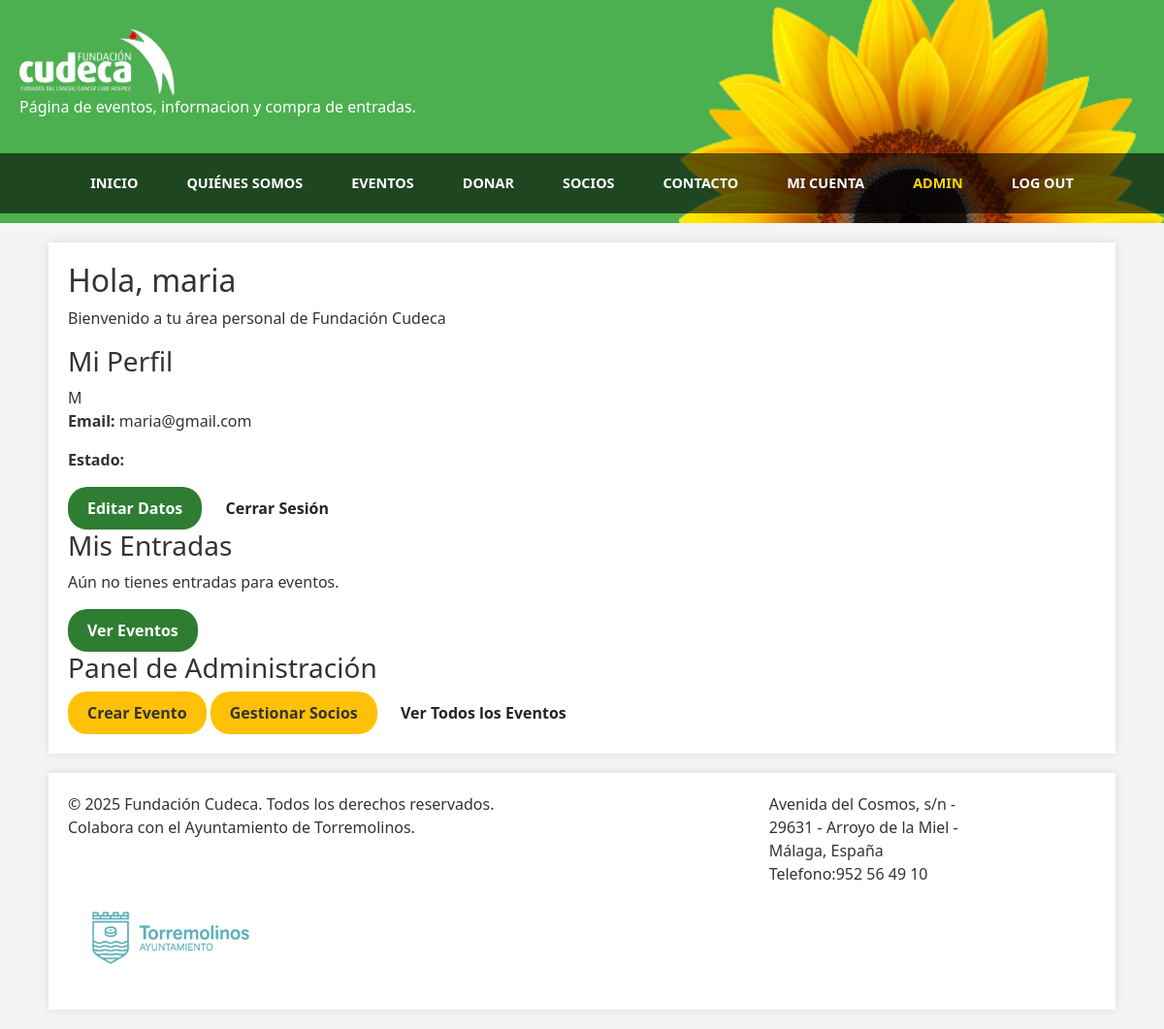
Screenshot of /dashboard (signed in) with the database file from the repository.
### models.py (models this page shows)
class Usuario(UserMixin, db.Model):
    __tablename__ = 'usuario'
    id = db.Column(db.Integer, primary_key=True)
    nombre_usuario = db.Column(db.String(100), nullable=False)
    correo_electronico = db.Column(db.String(120), unique=True, nullable=False)
    contrasena_hash = db.Column(db.String(200), nullable=False)
    dni_nif = db.Column(db.String(20), unique=True, nullable=True)
    es_socio = db.Column(db.Boolean, default=False)
    admin_perfil = db.relationship('Administrador', backref='usuario', uselist=False)
    voluntario_perfil = db.relationship('Voluntario', backref='usuario', uselist=False)
    @property
    def es_admin(self):
        return self.admin_perfil is not None

### app.py (the view)
@app.route('/dashboard')
@login_required
def dashboard():
    entradas = Entrada.query.filter_by(id_comprador=current_user.id).all()
    return render_template('dashboard.html', user=current_user, entradas=entradas)

### app.py (called while the page is built)
@login_manager.user_loader
def load_user(user_id):
    return Usuario.query.get(int(user_id))

### templates/dashboard.html (shortened to what this page needs)
{% extends "base.html" %}
{% block content %}
<div class="dashboard-container">
    <div class="dashboard-header">
        <h2>Hola, {{ user.nombre_usuario }}</h2>
        <p>Bienvenido a tu área personal de Fundación Cudeca</p>
    </div>
    <div class="dashboard-grid">
        <div class="dashboard-card profile-card">
            <div class="card-header">
                <h3>Mi Perfil</h3>
            </div>
            <div class="card-body">
                <div class="profile-avatar">
                    <span>{{ user.nombre_usuario[0].upper() }}</span>
                </div>
                <div class="profile-info">
                    <p><strong>Email:</strong> {{ user.correo_electronico }}</p>
                    <p><strong>Estado:</strong>
                        {% if user.es_socio %}
                        <span class="badge badge-gold">Socio Activo</span>
                        {% else %}
                        <span class="badge badge-gray">Usuario</span>
                        {% endif %}
                        {% if user.es_admin %}
                        <span class="badge badge-gold">Administrador</span>
                        {% endif %}
                    </p>
                </div>
                <div class="profile-actions">
                    <a href="#" class="btn btn-green btn-small">Editar Datos</a>
                    <a href="{{ url_for('logout') }}" class="btn btn-outline-red">Cerrar Sesión</a>
                </div>
            </div>
        </div>
        <div class="dashboard-card activity-card">
            <div class="card-header">
                <h3>Mis Entradas</h3>
            </div>
            <div class="card-body">
                {% if entradas %}
                <ul class="ticket-list">
                    {% for entrada in entradas %}
                    <li class="ticket-item">
                        <div class="ticket-info">
                            <h4>Entrada #{{ entrada.id }}</h4>
                            <p>Precio: {{ entrada.precio }}€</p>
                            <span class="qr-placeholder">QR: {{ entrada.codigo_qr }}</span>
                        </div>
                        <div class="ticket-action">
                            <button class="btn btn-yellow btn-small">Descargar</button>
                        </div>
                    </li>
                    {% endfor %}
                </ul>
                {% else %}
                <div class="empty-state">
                    <p>Aún no tienes entradas para eventos.</p>
                    <a href="{{ url_for('eventos') }}" class="btn btn-green">Ver Eventos</a>
                </div>
                {% endif %}
            </div>
        </div>
        {% if user.es_admin %}
        <div class="dashboard-card admin-card">
            <div class="card-header">
                <h3>Panel de Administración</h3>
            </div>
            <div class="card-body">
                <a href="{{ url_for('crear_evento') }}" class="btn btn-yellow">Crear Evento</a>
                <a href="{{ url_for('gestionar_socios') }}" class="btn btn-yellow">Gestionar Socios</a>
                <a href="{{ url_for('eventos') }}" class="btn btn-outline-green">Ver Todos los Eventos</a>
            </div>
        </div>
        {% endif %}
    </div>
</div>
{% endblock %}

### static/css/style.css (style rules this page uses)
:root { --primary-green: #4CAF50; --dark-green: #2E7D32; --accent-yellow: #FFC107; --text-color: #333; --bg-light: #f4f4f4; }
body { font-family: 'Segoe UI', Tahoma, Geneva, Verdana, sans-serif; margin: 0; padding: 0; color: var(--text-color); background-color: var(--bg-light); }
.btn { display: inline-block; padding: 10px 20px; border-radius: 20px; text-decoration: none; font-weight: bold; cursor: pointer; border: none; z-index: 10; }
.btn-green { background-color: var(--dark-green); color: white; }
.btn-yellow { background-color: var(--accent-yellow); color: #333; }

### rows the page displays
Usuario: nombre_usuario "maria", nombre_usuario "M", correo_electronico "maria@gmail.com"
